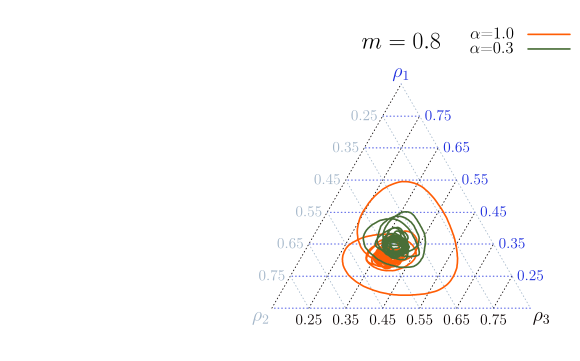

The gnuplot source for this figure:
#!/usr/bin/gnuplot

reset

set term tikz
#set term png size 670,500
	outname = sprintf("a3m8.tex")
	set out outname
	

	
########## Start multiplot (2x2) ##########	
	
	
##### Graph A #####

set size 1.6, 1.0

set bmargin 1
set lmargin 1
set rmargin 1
set tmargin 1
set size ratio 0.866
set yrange [0:0.866]
set xrange [0:1]
set noborder
set noxtics
set noytics
set label '$\rho_2$' at 0.12, 0.0636 center tc '#a3b6c9' font ",14"
set label '$\rho_3$' at 0.88, 0.0636 center tc '#0b0404' font ",14"
set label '$\rho_1$' at 0.5, 0.723 center tc '#1E2EDE' font ",14"

set label '$m=0.8$' at 0.5, 0.8 center tc 'black' font ",16"

set object 1 polygon from 0.15,0.0866 to 0.5,0.693 to 0.85,0.0866 to 0.15,0.0866
set object 1 back fc rgb "white" fillstyle solid 1.0 noborder

set style line 1 lc rgb '#0b0404' lt 0 lw 1.5 pt 6 #  green      (species 1)
set style line 2 lc rgb '#1E2EDE' lt 0 lw 1.5 pt 6 #  red	     (species 2)
set style line 3 lc rgb '#a3b6c9' lt 0 lw 1.5 pt 6 #  orange     (species 3)
set style line 4 lc rgb 'orange' lt 0 lw 1.5 pt 6 #  dark blue  (species 4)
set style line 5 lc rgb 'grey' lt 0 lw 1.5 pt 6 #  cyan	     (species 5)
set style line 6 lc rgb '#03c04a' lt 3 lw 1.5 pt 2 #  grey	     (empty space)
set style line 8 lc rgb '#496e37' lt 1 lw 3 pt 2 #  kappa-2-radius-2 013220
set style line 9 lc rgb '#ff5d05' lt 1 lw 3 pt 2 #  kappa-4-radius-2
set style line 10 lc rgb 'pink' lt 2 lw 3 pt 2 # kappa-2-radius-4
set style line 11 lc rgb 'gray' lt 1 lw 3 pt 2 # standard
set style line 12 lc rgb 'brown' lt 2 lw 3 pt 2 # kappa-4-radius-4

# x

set arrow 2 from 0.15,0.0866 to 0.5, 0.693 nohead linestyle 1
set arrow 3 from 0.25,0.0866 to 0.55, 0.606 nohead linestyle 1
set arrow 4 from 0.35,0.0866 to 0.6, 0.520 nohead linestyle 1
set arrow 5 from 0.45,0.0866 to 0.65, 0.433 nohead linestyle 1
set arrow 6 from 0.55,0.0866 to 0.7, 0.346 nohead linestyle 1
set arrow 7 from 0.65,0.0866 to 0.75, 0.260 nohead linestyle 1
set arrow 8 from 0.75,0.0866 to 0.8, 0.173 nohead linestyle 1

# Numeros x

set label '0.25' at 0.25, 0.0536 center tc rgb "#0b0404"
set label '0.35' at 0.35, 0.0536 center tc rgb "#0b0404"
set label '0.45' at 0.45, 0.0536 center tc rgb "#0b0404"
set label '0.55' at 0.55, 0.0536 center tc rgb "#0b0404"
set label '0.65' at 0.65, 0.0536 center tc rgb "#0b0404"
set label '0.75' at 0.75, 0.0536 center tc rgb "#0b0404"

# z

set arrow 12 from 0.85, 0.0866 to 0.15, 0.0866 nohead linestyle 2
set arrow 13 from 0.80, 0.173 to 0.20, 0.173 nohead linestyle 2
set arrow 14 from 0.75, 0.260 to 0.25, 0.260 nohead linestyle 2
set arrow 15 from 0.7, 0.346 to 0.30, 0.346 nohead linestyle 2
set arrow 16 from 0.65, 0.433 to 0.35, 0.433 nohead linestyle 2
set arrow 17 from 0.6, 0.520 to 0.40, 0.520 nohead linestyle 2
set arrow 18 from 0.55, 0.606 to 0.45, 0.606 nohead linestyle 2
set arrow 19 from 0.5, 0.693 to 0.50, 0.693 nohead linestyle 2

# Numeros z

set label '0.25' at 0.85, 0.173 center tc rgb "#1E2EDE"
set label '0.35' at 0.8, 0.260 center tc rgb "#1E2EDE"
set label '0.45' at 0.75, 0.346 center tc rgb "#1E2EDE"
set label '0.55' at 0.7, 0.433 center tc rgb "#1E2EDE"
set label '0.65' at 0.65, 0.520 center tc rgb "#1E2EDE"
set label '0.75' at 0.6, 0.606 center tc rgb "#1E2EDE"
# y

set arrow 24 from 0.2, 0.173 to 0.25,0.0866 nohead linestyle 3
set arrow 25 from 0.25, 0.260 to 0.35,0.0866 nohead linestyle 3
set arrow 26 from 0.3, 0.346 to 0.45,0.0866 nohead linestyle 3
set arrow 27 from 0.35, 0.433 to 0.55,0.0866 nohead linestyle 3
set arrow 28 from 0.4, 0.520 to 0.65,0.0866 nohead linestyle 3
set arrow 29 from 0.45, 0.606 to 0.75,0.0866 nohead linestyle 3
set arrow 30 from 0.5, 0.693 to 0.85,0.0866 nohead linestyle 3

# Numeros y


set label '0.25' at 0.4, 0.606 center tc rgb "#a3b6c9"
set label '0.35' at 0.35, 0.520 center tc rgb "#a3b6c9"
set label '0.45' at 0.3, 0.433 center tc rgb "#a3b6c9"
set label '0.55' at 0.25, 0.346 center tc rgb "#a3b6c9"
set label '0.65' at 0.2, 0.260 center tc rgb "#a3b6c9"
set label '0.75' at 0.15, 0.173 center tc rgb "#a3b6c9"

#set key inside right center Left
set key font ",12"

#set key top left Right samplen 2 at 0.25, 0.57



plot "<awk '{print ($3+2*$5)/(2*($3+$4+$5)), sqrt(3)*$3/(2*($3+$4+$5))}' densitiesk2r2-0.8.dat" t '$\alpha$=1.0' with lines ls 9,\
     "<awk '{print ($3+2*$5)/(2*($3+$4+$5)), sqrt(3)*$3/(2*($3+$4+$5))}' densitiesa3m8.dat" t '$\alpha$=0.3' with lines ls 8
            
